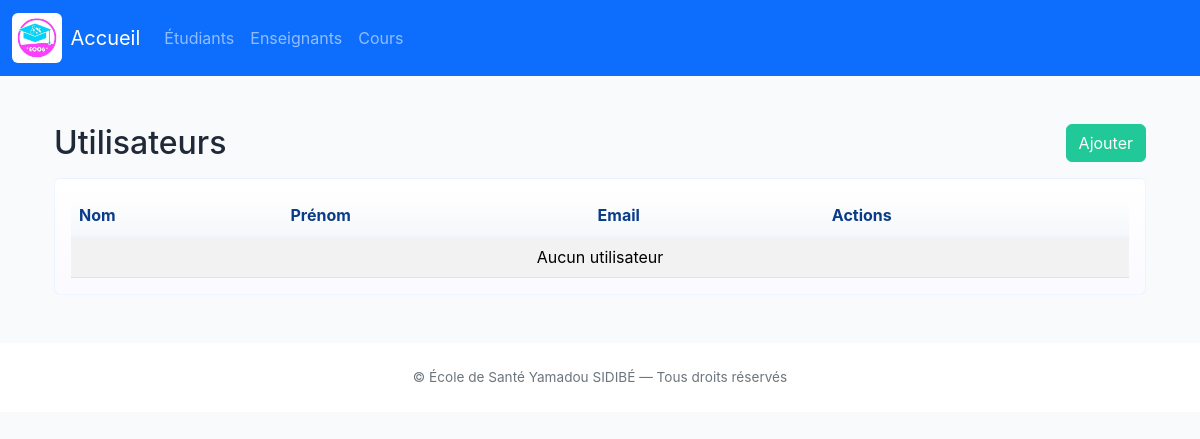
The page /utilisateurs/ on the database as committed earlier.
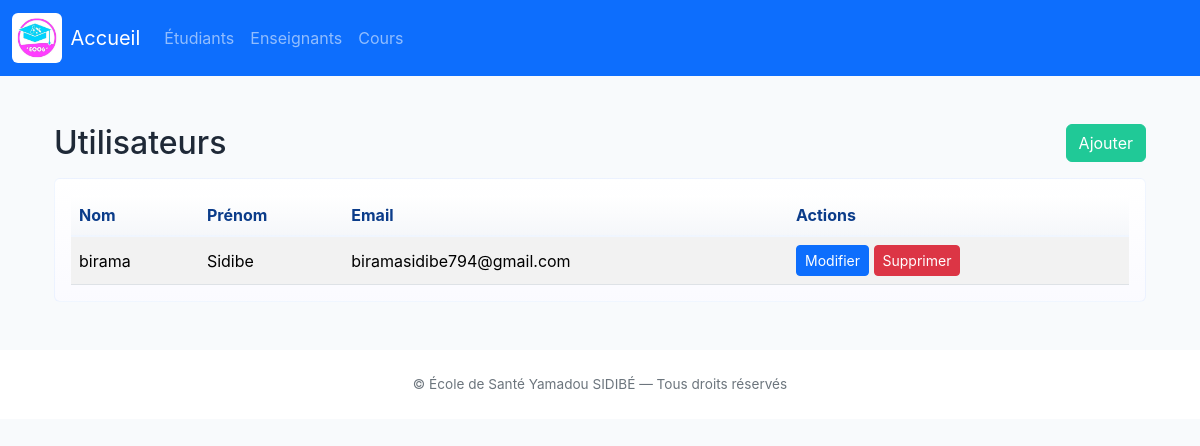
The same page on the database as committed later.
### gestion_des_presences/models.py (models this page shows, shortened)
class Utilisateur(models.Model):
    id = models.AutoField(primary_key=True)
    nom = models.CharField(max_length=100)
    prenom = models.CharField(max_length=100)
    email = models.EmailField(unique=True)
    mot_de_passe = models.CharField(max_length=100, default='changeme')
    ROLE_CHOICES = [
        ('etudiant', 'Étudiant'),
        ('enseignant', 'Enseignant'),
        ('admin', 'Administrateur'),
    ]
    role = models.CharField(max_length=50, choices=ROLE_CHOICES)
    telephone = models.CharField(max_length=15, blank=True, null=True)
    date_creation = models.DateTimeField(default=timezone.now)
    date_modification = models.DateTimeField(auto_now=True)
    class Meta:
        ordering = ['nom', 'prenom']

### gestion_des_presences/views.py (the view)
# urls.py: path('utilisateurs/', views.liste_utilisateurs, name='liste_utilisateurs'),
def liste_utilisateurs(request):
    users = Utilisateur.objects.all()
    return render(request, 'liste_utilisateurs.html', {'users': users})

### gestion_des_presences/templates/liste_utilisateurs.html
{% extends 'base.html' %}
{% block content %}
<div class="container mt-5">
  <div class="section-title mb-3">
    <h2>Utilisateurs</h2>
    <a class="btn btn-accent" href="{% url 'utilisateur_create' %}">Ajouter</a>
  </div>
  <div class="table-responsive card card-ghost p-3">
  <table class="table table-striped mb-0">
    <thead><tr><th>Nom</th><th>Prénom</th><th>Email</th><th>Actions</th></tr></thead>
    <tbody>
      {% for u in users %}
      <tr>
        <td>{{ u.nom }}</td>
        <td>{{ u.prenom }}</td>
        <td>{{ u.email }}</td>
        <td>
          <a class="btn btn-sm btn-primary" href="{% url 'utilisateur_update' u.id %}">Modifier</a>
          <a class="btn btn-sm btn-danger" href="{% url 'utilisateur_delete' u.id %}">Supprimer</a>
        </td>
      </tr>
      {% empty %}
      <tr><td colspan="4" class="text-center">Aucun utilisateur</td></tr>
      {% endfor %}
    </tbody>
  </table>
  </div>
</div>
{% endblock %}

Rows that differ between the two databases and show on the page:
added Utilisateur: nom "birama", prenom "Sidibe", email "biramasidibe794@gmail.com"
Other text that changed with them:
text no longer shown: "Aucun utilisateur"
